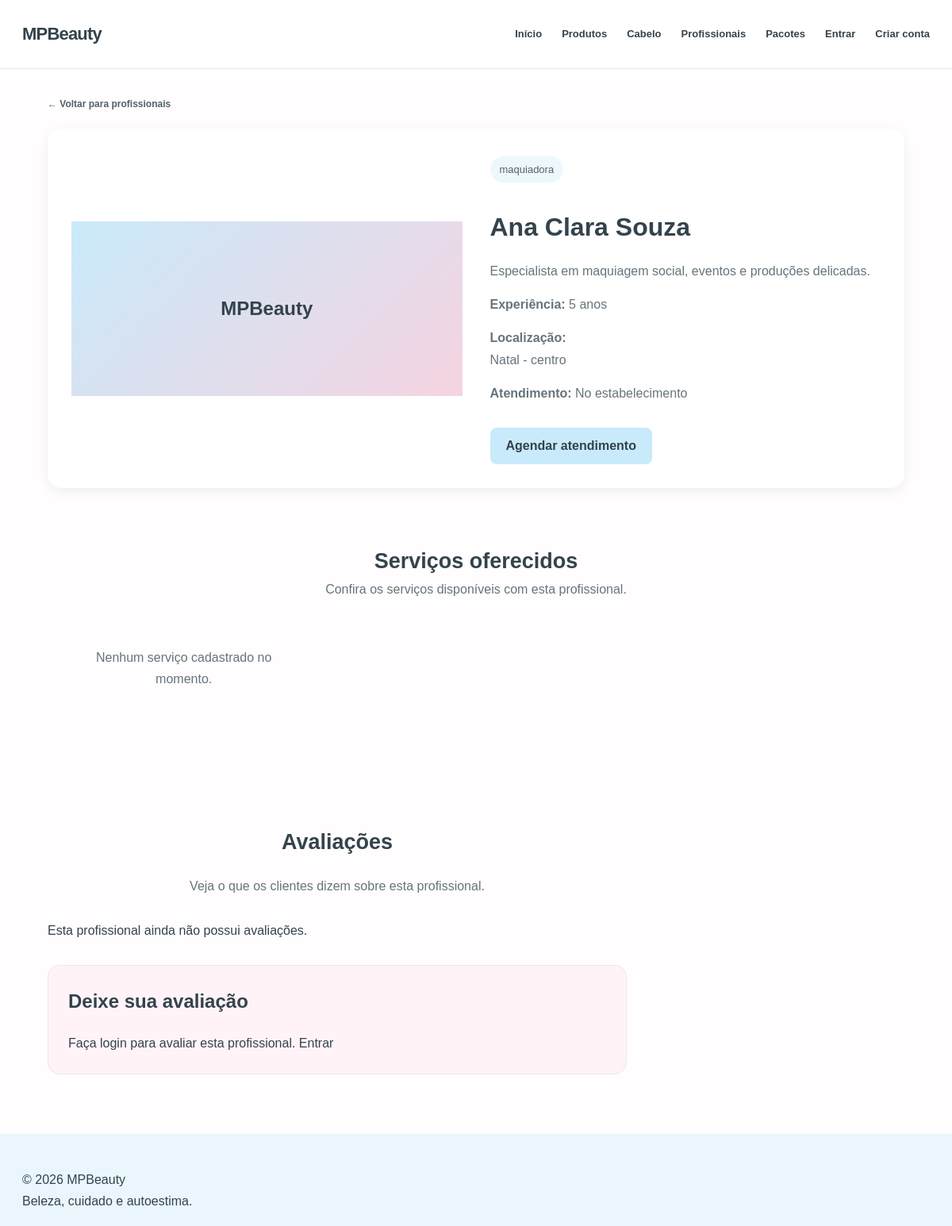
Page /profissionais/1/ on the committed database.
### beauty/models.py (models this page shows, shortened)
class Professional(models.Model):
    name = models.CharField(max_length=100)
    profession = models.CharField(max_length=100)
    city = models.CharField(max_length=100)
    neighborhood = models.CharField(max_length=100)
    bio = models.TextField()
    experience_years = models.PositiveIntegerField(default=0)
    home_service = models.BooleanField(default=False)
    studio_service = models.BooleanField(default=True)
    starting_price = models.DecimalField(
        max_digits=8,
        decimal_places=2
    )
    image = models.URLField(blank=True)

### beauty/views.py (the view, shortened to what this page needs)
def profissionais_detalhes(request, profissional_id):
    profissional = get_object_or_404(
        Professional,
        id=profissional_id
    )
    formulario = FormularioAvaliacaoProfissional()
    return render(request, "beauty/profissional_detalhes.html", {
        "profissional": profissional,
        "avaliacoes": profissional.reviews.all(),
        "formulario": formulario,
    })

### beauty/templates/beauty/profissional_detalhes.html (shortened to what this page needs)
{% extends 'beauty/base.html' %}
{% block content %}
<section class="professional-detail-section">
    <a href="{% url 'profissionais' %}" class="back-link">
        ← Voltar para profissionais
    </a>
    <div class="professional-detail-card">
        <div class="professional-detail-image">
            {% if profissional.image %}
                <img
                    src="{{ profissional.image }}"
                    alt="{{ profissional.name }}"
                >
            {% else %}
                <div class="professional-no-image">
                    MPBeauty
                </div>
            {% endif %}
        </div>
        <div class="professional-detail-info">
            <span class="professional-category">
                {{ profissional.profession }}
            </span>
            <h1>{{ profissional.name }}</h1>
            <p>{{ profissional.bio }}</p>
            <p>
                <strong>Experiência:</strong>
                {{ profissional.experience_years }} anos
            </p>
            <p>
                <strong>Localização:</strong><br>
                {{ profissional.city }} - {{ profissional.neighborhood }}
            </p>
            <p>
                <strong>Atendimento:</strong>
                {% if profissional.home_service and profissional.studio_service %}
                    A domicílio e no estabelecimento
                {% elif profissional.home_service %}
                    A domicílio
                {% elif profissional.studio_service %}
                    No estabelecimento
                {% else %}
                    Consulte a profissional
                {% endif %}
            </p>
            <a
                href="{% url 'agendamento' profissional.id %}"
                class="button"
            >
                Agendar atendimento
            </a>
        </div>
    </div>
</section>
<section class="professional-services-section">
    <div class="section-title">
        <h2>Serviços oferecidos</h2>
        <p>Confira os serviços disponíveis com esta profissional.</p>
    </div>
    <div class="cards">
        {% for service in profissional.services.all %}
            <article class="card service-card">
                <div class="card-content">
                    <h3>{{ service.name }}</h3>
                    <p>{{ service.description }}</p>
                    <strong class="product-price">
                        R$ {{ service.price }}
                    </strong>
                    <p>
                        <strong>Duração:</strong>
                        {{ service.duration }} minutos
                    </p>
                </div>
            </article>
        {% empty %}
            <p class="empty-message">
                Nenhum serviço cadastrado no momento.
            </p>
        {% endfor %}
    </div>
</section>
<section class="reviews-section">
    <div class="section-title">
        <h2>Avaliações</h2>
        <p>Veja o que os clientes dizem sobre esta profissional.</p>
    </div>
    {% for avaliacao in avaliacoes %}
        <article class="review-card">
            <h3>{{ avaliacao.user.username }}</h3>
            <p>Nota: {{ avaliacao.rating }}/5</p>
            <p>{{ avaliacao.comment }}</p>
            <small>{{ avaliacao.created_at|date:"d/m/Y" }}</small>
        </article>
    {% empty %}
        <p>Esta profissional ainda não possui avaliações.</p>
    {% endfor %}
    <div class="form-panel">
        <h2>Deixe sua avaliação</h2>
        {% if user.is_authenticated %}
            <form method="POST" class="beauty-form">
                {% csrf_token %}
                {{ formulario.as_p }}
                <button type="submit" class="button">
                    Enviar avaliação
                </button>
            </form>
        {% else %}
            <p>
                Faça login para avaliar esta profissional.
                <a href="{% url 'login' %}">Entrar</a>
            </p>
        {% endif %}
    </div>
</section>
{% endblock %}

### beauty/static/beauty/css/style.css (style rules this page uses)
:root { --blue: #c9eafa; --blue-deep: #8fcce8; --blue-soft: #edf8fd; --pink: #f5d3e1; --pink-deep: #d98eae; --pink-soft: #fff3f7; --ink: #34434c; --muted: #78858c; --white: #ffffff; --line: #e9e7e8; --shadow: 0 16px 45px rgba(68, 91, 105, .09); --radius: 20px; }
* { box-sizing: border-box; margin: 0; padding: 0; }
html { scroll-behavior: smooth; }
body { font-family: "DM Sans", Arial, sans-serif; color: var(--ink); background: #fffdfd; line-height: 1.65; }
a { color: inherit; text-decoration: none; }
.back-link { display: inline-block; color: #b47793; font-size: 12px; font-weight: 700; margin-bottom: 10px; }
.reviews-section { margin-top: 60px; max-width: 850px; }
.form-panel { padding: 30px; margin-top: 25px; border: 1px solid #f0e5ea; border-radius: 20px; background: #fffafd; }
.cards { display: grid; grid-template-columns: repeat(3, minmax(0, 1fr)); gap: 25px; max-width: 1200px; margin: 0 auto; }
.button { display: inline-block; background-color: #c9eafa; color: #34434c; padding: 10px 20px; border-radius: 8px; text-decoration: none; font-weight: bold; margin-top: 10px; transition: 0.3s; }
.section-title { text-align: center; margin-bottom: 30px; }
.section-title h2 { color: #34434c; font-size: 27px; }
.section-title p { color: #66747c; }
.empty-message { text-align: center; width: 100%; color: #66747c; padding: 30px; }
.back-link { display: inline-block; color: #52616a; text-decoration: none; margin-bottom: 20px; }
.reviews-section { padding: 40px 5%; }
.reviews-section h2 { color: #34434c; margin-bottom: 20px; }
.form-panel { background: #fff3f7; padding: 25px; border-radius: 15px; margin-top: 30px; }
.professional-no-image { height: 220px; background: linear-gradient(135deg, #c9eafa, #f5d3e1); display: flex; justify-content: center; align-items: center; color: #34434c; font-size: 24px; font-weight: bold; }
.professional-category { display: inline-block; background: #edf8fd; color: #52616a; padding: 6px 12px; border-radius: 20px; font-size: 13px; margin: 5px 0 15px; }
.professional-detail-section { padding: 30px 5%; }
.professional-detail-card { display: grid; grid-template-columns: 1fr 1fr; gap: 35px; align-items: center; background: white; padding: 30px; border-radius: 18px; box-shadow: 0 4px 15px rgba(0, 0, 0, 0.07); }
.professional-detail-info h1 { color: #34434c; font-size: 32px; margin: 15px 0; }
.professional-detail-info p { color: #66747c; line-height: 1.7; margin-bottom: 15px; }
.professional-detail-info .button { display: inline-block; margin-top: 15px; }
.professional-services-section { padding: 40px 5%; }

### rows in the picture
Professional: profession "maquiadora", name "Ana Clara Souza", bio "Especialista em maquiagem social, eventos e produções delicadas.", experience_years "5", city "Natal", neighborhood "centro"
